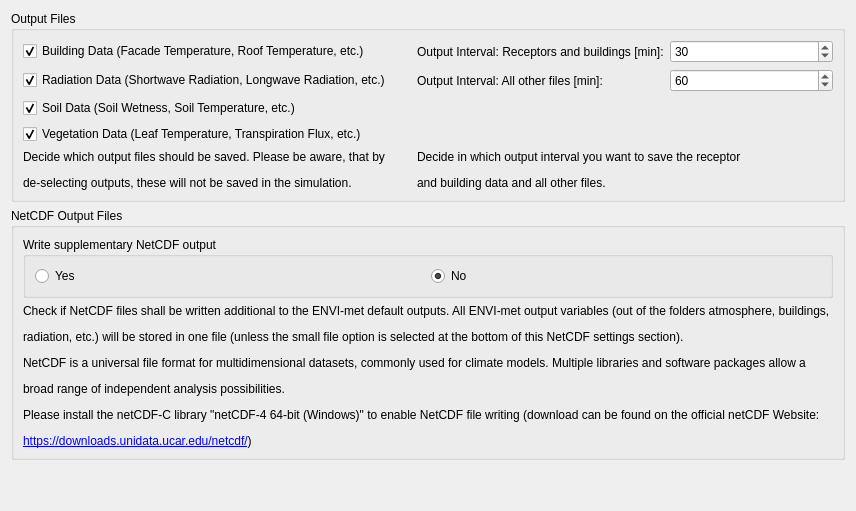
             <widget class="QWidget" name="tab_Output">
              <attribute name="title">
               <string>Output Settings</string>
              </attribute>
              <layout class="QGridLayout" name="gridLayout_98">
               <item row="0" column="0">
                <widget class="QGroupBox" name="gb_outputFiles">
                 <property name="title">
                  <string>Output Files</string>
                 </property>
                 <layout class="QGridLayout" name="gridLayout_34">
                  <item row="0" column="0">
                   <widget class="QCheckBox" name="cb_outputBldData">
                    <property name="text">
                     <string>Building Data (Facade Temperature, Roof Temperature, etc.)</string>
                    </property>
                    <property name="checked">
                     <bool>true</bool>
                    </property>
                   </widget>
                  </item>
                  <item row="3" column="0">
                   <widget class="QCheckBox" name="cb_outputVegData">
                    <property name="text">
                     <string>Vegetation Data (Leaf Temperature, Transpiration Flux, etc.)</string>
                    </property>
                    <property name="checked">
                     <bool>true</bool>
                    </property>
                   </widget>
                  </item>
                  <item row="1" column="0">
                   <widget class="QCheckBox" name="cb_outputRadData">
                    <property name="text">
                     <string>Radiation Data (Shortwave Radiation, Longwave Radiation, etc.)</string>
                    </property>
                    <property name="checked">
                     <bool>true</bool>
                    </property>
                   </widget>
                  </item>
                  <item row="1" column="1" rowspan="2">
                   <spacer name="verticalSpacer_8">
                    <property name="orientation">
                     <enum>Qt::Orientation::Vertical</enum>
                    </property>
                    <property name="sizeHint" stdset="0">
                     <size>
                      <width>20</width>
                      <height>40</height>
                     </size>
                    </property>
                   </spacer>
                  </item>
                  <item row="0" column="3">
                   <widget class="QSpinBox" name="sb_outputIntRecBld">
                    <property name="minimum">
                     <number>1</number>
                    </property>
                    <property name="maximum">
                     <number>100000</number>
                    </property>
                    <property name="value">
                     <number>30</number>
                    </property>
                   </widget>
                  </item>
                  <item row="4" column="0">
                   <widget class="QLabel" name="label_145">
                    <property name="text">
                     <string>&lt;html&gt;&lt;head/&gt;&lt;body&gt;&lt;p&gt;Decide which output files should be saved. Please be aware, that by &lt;/p&gt;&lt;p&gt;de-selecting outputs, these will not be saved in the simulation.&lt;/p&gt;&lt;/body&gt;&lt;/html&gt;</string>
                    </property>
                   </widget>
                  </item>
                  <item row="2" column="0">
                   <widget class="QCheckBox" name="cb_outputSoilData">
                    <property name="text">
                     <string>Soil Data (Soil Wetness, Soil Temperature, etc.)</string>
                    </property>
                    <property name="checked">
                     <bool>true</bool>
                    </property>
                   </widget>
                  </item>
                  <item row="4" column="2" colspan="2">
                   <widget class="QLabel" name="label_148">
                    <property name="text">
                     <string>&lt;html&gt;&lt;head/&gt;&lt;body&gt;&lt;p&gt;Decide in which output interval you want to save the receptor &lt;/p&gt;&lt;p&gt;and building data and all other files.&lt;/p&gt;&lt;/body&gt;&lt;/html&gt;</string>
                    </property>
                   </widget>
                  </item>
                  <item row="1" column="2">
                   <widget class="QLabel" name="label_147">
                    <property name="text">
                     <string>Output Interval: All other files [min]:</string>
                    </property>
                   </widget>
                  </item>
                  <item row="1" column="3">
                   <widget class="QSpinBox" name="sb_outputIntOther">
                    <property name="minimum">
                     <number>1</number>
                    </property>
                    <property name="maximum">
                     <number>100000</number>
                    </property>
                    <property name="value">
                     <number>60</number>
                    </property>
                   </widget>
                  </item>
                  <item row="0" column="2">
                   <widget class="QLabel" name="label_146">
                    <property name="text">
                     <string>Output Interval: Receptors and buildings [min]:</string>
                    </property>
                   </widget>
                  </item>
                 </layout>
                </widget>
               </item>
               <item row="1" column="0">
                <widget class="QGroupBox" name="gb_netCDFoutput">
                 <property name="title">
                  <string>NetCDF Output Files</string>
                 </property>
                 <layout class="QGridLayout" name="gridLayout_35">
                  <item row="0" column="0">
                   <layout class="QVBoxLayout" name="verticalLayout_13">
                    <item>
                     <widget class="QGroupBox" name="gb_writeNetCDF">
                      <property name="title">
                       <string>Write supplementary NetCDF output</string>
                      </property>
                      <layout class="QGridLayout" name="gridLayout_102">
                       <item row="0" column="0">
                        <widget class="QRadioButton" name="rb_writeNetCDFyes">
                         <property name="sizePolicy">
                          <sizepolicy hsizetype="Minimum" vsizetype="Preferred">
                           <horstretch>0</horstretch>
                           <verstretch>0</verstretch>
                          </sizepolicy>
                         </property>
                         <property name="text">
                          <string>Yes</string>
                         </property>
                        </widget>
                       </item>
                       <item row="0" column="1">
                        <widget class="QRadioButton" name="rb_writeNetCDFNo">
                         <property name="text">
                          <string>No</string>
                         </property>
                         <property name="checked">
                          <bool>true</bool>
                         </property>
                        </widget>
                       </item>
                      </layout>
                     </widget>
                    </item>
                    <item>
                     <widget class="QLabel" name="label_149">
                      <property name="text">
                       <string>&lt;html&gt;&lt;head/&gt;&lt;body&gt;&lt;p&gt;Check if NetCDF files shall be written additional to the ENVI-met default outputs. All ENVI-met output variables (out of the folders atmosphere, buildings, &lt;/p&gt;&lt;p&gt;radiation, etc.) will be stored in one file (unless the small file option is selected at the bottom of this NetCDF settings section). &lt;/p&gt;&lt;p&gt;NetCDF is a universal file format for multidimensional datasets, commonly used for climate models. Multiple libraries and software packages allow a &lt;/p&gt;&lt;p&gt;broad range of independent analysis possibilities.&lt;/p&gt;&lt;p&gt;Please install the netCDF-C library &amp;quot;netCDF-4 64-bit (Windows)&amp;quot; to enable NetCDF file writing (download can be found on the official netCDF Website:&lt;/p&gt;&lt;p&gt;&lt;a href=&quot;https://downloads.unidata.ucar.edu/netcdf/&quot;&gt;&lt;span style=&quot; text-decoration: underline; color:#0000ff;&quot;&gt;https://downloads.unidata.ucar.edu/netcdf/&lt;/span&gt;&lt;/a&gt;)&lt;/p&gt;&lt;/body&gt;&lt;/html&gt;</string>
                      </property>
                     </widget>
                    </item>
                    <item>
                     <layout class="QHBoxLayout" name="horizontalLayout_13"/>
                    </item>
                   </layout>
                  </item>
                 </layout>
                </widget>
               </item>
               <item row="2" column="0">
                <spacer name="verticalSpacer_11">
                 <property name="orientation">
                  <enum>Qt::Orientation::Vertical</enum>
                 </property>
                 <property name="sizeHint" stdset="0">
                  <size>
                   <width>20</width>
                   <height>40</height>
                  </size>
                 </property>
                </spacer>
               </item>
              </layout>
             </widget>
